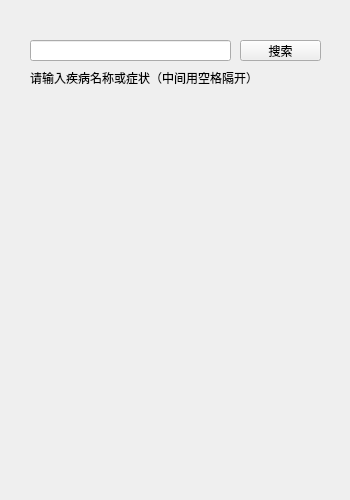
<?xml version="1.0" encoding="UTF-8"?>
<ui version="4.0">
 <class>Widget</class>
 <widget class="QWidget" name="Widget">
  <property name="geometry">
   <rect>
    <x>0</x>
    <y>0</y>
    <width>350</width>
    <height>500</height>
   </rect>
  </property>
  <property name="minimumSize">
   <size>
    <width>350</width>
    <height>500</height>
   </size>
  </property>
  <property name="maximumSize">
   <size>
    <width>350</width>
    <height>500</height>
   </size>
  </property>
  <property name="windowTitle">
   <string>Widget</string>
  </property>
  <widget class="QLineEdit" name="lineEdit">
   <property name="geometry">
    <rect>
     <x>30</x>
     <y>40</y>
     <width>201</width>
     <height>21</height>
    </rect>
   </property>
  </widget>
  <widget class="QPushButton" name="searchButton">
   <property name="geometry">
    <rect>
     <x>240</x>
     <y>40</y>
     <width>81</width>
     <height>21</height>
    </rect>
   </property>
   <property name="text">
    <string>搜索</string>
   </property>
  </widget>
  <widget class="QLabel" name="label">
   <property name="geometry">
    <rect>
     <x>30</x>
     <y>70</y>
     <width>221</width>
     <height>16</height>
    </rect>
   </property>
   <property name="text">
    <string>请输入疾病名称或症状（中间用空格隔开）</string>
   </property>
  </widget>
 </widget>
 <resources/>
 <connections/>
</ui>
